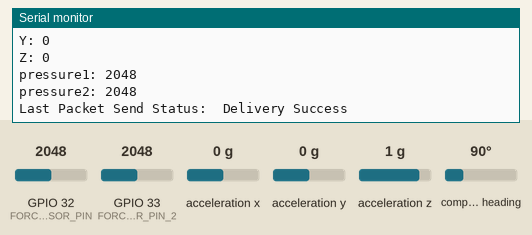
This sketch was run on a simulated ESP32. Parts: the last lines printed to the serial monitor. Inputs (shaded band) come from the test bench; at power-on: GPIO 32 (FORCE_SENSOR_PIN) = 2048, GPIO 33 (FORCE_SENSOR_PIN_2) = 2048, acceleration x 0 g, acceleration y 0 g, acceleration z 1 g, compass heading 90°.

Above: at 2.2 s.
2.3 s: GPIO 32 (FORCE_SENSOR_PIN) set to 1068
At 2.64 s:
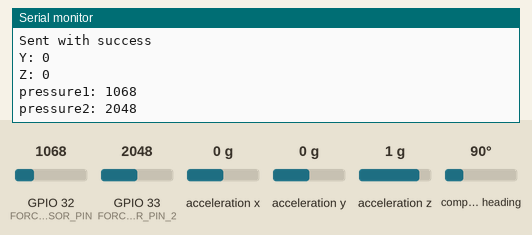
3.8 s: GPIO 32 (FORCE_SENSOR_PIN) set to 964
At 4.89 s:
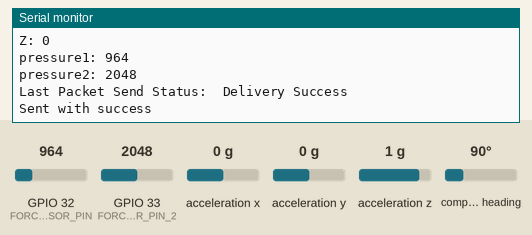
Timing chart, 0 to 6.8 s (numbered marks = the images above; inputs shaded):
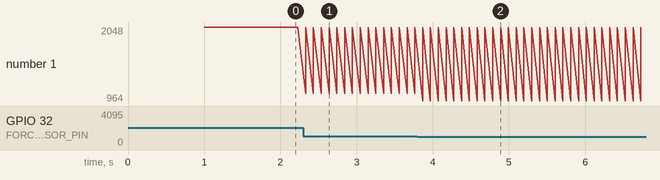

The sketch:

MIDIocre_sender.ino
```cpp
#include <esp_now.h>
#include <WiFi.h>

#define FORCE_SENSOR_PIN 32
#define FORCE_SENSOR_PIN_2 33

#include <Adafruit_Sensor.h>
#include <Adafruit_BNO055.h>
#include <utility/imumaths.h>
Adafruit_BNO055 bno = Adafruit_BNO055(55);

uint8_t broadcastAddress[] = {0x78, 0x21, 0x84, 0x8C, 0xC2, 0xBC};

//Must match the receiver structure
typedef struct struct_message {
  int16_t x;
  int16_t y;
  int16_t z;
  int16_t pressure1;
  int16_t pressure2;
} struct_message;

struct_message sensorData;

esp_now_peer_info_t peerInfo;

// callback when data is sent
void OnDataSent(const uint8_t *mac_addr, esp_now_send_status_t status) {
  Serial.print("\r\nLast Packet Send Status:\t");
  Serial.println(status == ESP_NOW_SEND_SUCCESS ? "Delivery Success" : "Delivery Fail");
}

void setup(){
  // Init Serial Monitor
  Serial.begin(115200);

  // Set device as a Wi-Fi Station
  WiFi.mode(WIFI_STA);

  // Init ESP-NOW
  if (esp_now_init() != ESP_OK) {
    Serial.println("Error initializing ESP-NOW");
    return;
  }

  // Once ESPNow is successfully Init, we will register for Send CB to
  // get the status of Trasnmitted packet
  esp_now_register_send_cb(OnDataSent);

  // Register peer
  memcpy(peerInfo.peer_addr, broadcastAddress, 6);
  peerInfo.channel = 0;
  peerInfo.encrypt = false;

  // Add peer
  if (esp_now_add_peer(&peerInfo) != ESP_OK){
    Serial.println("Failed to add peer");
    return;
  }

  /* Initialise the sensor */
  if(!bno.begin()) {
  /* There was a problem detecting the BNO055 ... check your connections */
    Serial.print("Ooops, no BNO055 detected ... Check your wiring or I2C ADDR!");
    while(1);
  }
  delay(1000);
  bno.setExtCrystalUse(true);
}

void loop(){

  sensorData.pressure1 = analogRead(FORCE_SENSOR_PIN);
  sensorData.pressure2 = analogRead(FORCE_SENSOR_PIN_2);

  esp_err_t result = esp_now_send(broadcastAddress, (uint8_t *) &sensorData, sizeof(sensorData));

  if (result == ESP_OK) {
    Serial.println("Sent with success");
  }
  else {
    Serial.println("Error sending the data");
  }

  sensors_event_t event;
  bno.getEvent(&event);

  /* Display the floating point data */

  sensorData.z = (event.orientation.z);
  sensorData.y = (event.orientation.y);

  if (sensorData.z >= 90)
    sensorData.z = 180 - sensorData.z;
  if (sensorData.z <= -90)
    sensorData.z = -180 - sensorData.z;

  if (sensorData.y >= 90)
    sensorData.y = 180 - sensorData.y;
  if (sensorData.y <= -90)
    sensorData.y = -180 - sensorData.y;

  Serial.print("Y: ");
  Serial.println(sensorData.y);

  Serial.print("Z: ");
  Serial.println(sensorData.z);

  Serial.print("pressure1: ");
  Serial.println(sensorData.pressure1);

  Serial.print("pressure2: ");
  Serial.println(sensorData.pressure2);

  delay(100);
}
```

Measured:
- the behaviour switches between 1000 and 999 on GPIO 32 (FORCE_SENSOR_PIN) (found by bisection; images 1 and 2)
- after the input at 2.3 s, the serial monitor: prints a new line at once (image 1)
- after the input at 3.8 s, the serial monitor: prints a new line after 0.07 s (image 2)
